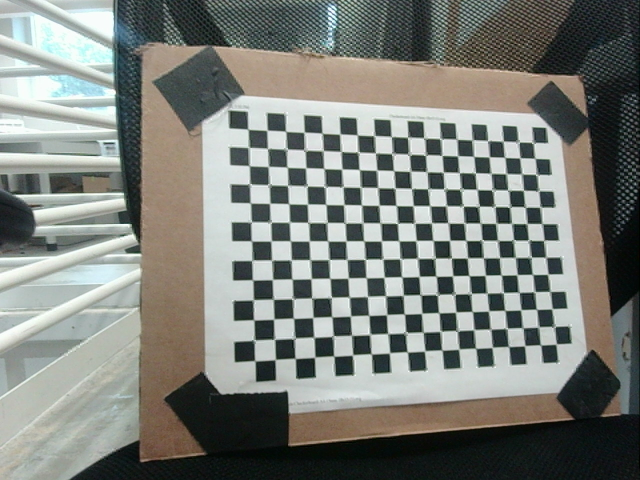
#> input picture blimpVision/calibrate_py/images/left_0.png, 1280 x 960 px (shown at 1/2 size); its folder holds 4 pictures in this run
$ python calibrate.py
#> lines starting #> are read from the running program, lines starting #| are printed output that depends on the picture; after the words box and inside, x2 and y2 are one past the last pixel; in counts of white or black regions, pixels touching at a corner belong together
import numpy as np
import cv2 as cv
import glob
import os

# termination criteria
criteria = (cv.TERM_CRITERIA_EPS + cv.TERM_CRITERIA_MAX_ITER, 30, 0.001)

# prepare object points, like (0,0,0), (1,0,0), (2,0,0) ....,(6,5,0)
objp = np.zeros((18*13,3), np.float32)
objp[:,:2] = np.mgrid[0:13,0:18].T.reshape(-1,2)

# Arrays to store object points and image points from all the images.
objpoints = [] # 3d point in real world space
imgpoints_left = [] # 2d points in left image plane.
imgpoints_right = [] # 2d points in right image plane.

image_dir = "images"
if not os.path.exists(image_dir):
    print(f"Error: {image_dir} directory does not exist")
    exit()

# Read the left and right images from the "images" folder
gray = None
for fname in os.listdir(image_dir):
    if "left" in fname:
        img = cv.imread(os.path.join(image_dir, fname))
#> img is the input picture: shape (960, 1280, 3); mean B, G, R 122, 127.6, 124.5
        gray = cv.cvtColor(img, cv.COLOR_BGR2GRAY)
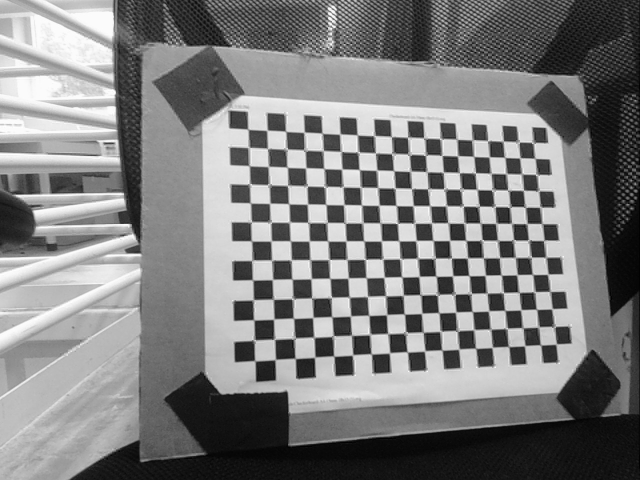
#> gray: shape (960, 1280) (shown at 1/2 size); min 0, max 255, mean 126

        # Find the chess board corners
        ret, corners = cv.findChessboardCorners(gray, (18,13), None)
#> ret = True; corners = 234 rows, first 8: [496.5, 259], [535.9, 260.2], [571.8, 263.6], [606.2, 265.4], [645.5, 266], [681, 269.5], [715, 270.4], [749, 271.5]

        # If found, add object points, image points (after refining them)
        if ret == True:
            objpoints.append(objp)
            corners2 = cv.cornerSubPix(gray,corners, (11,11), (-1,-1), criteria)
#> corners2 = 234 rows, first 8: [496.4, 258.9], [534.5, 261], [571.7, 263.1], [608.7, 265.1], [644.6, 266.9], [680.3, 268.6], [714.8, 270.3], [749.1, 271.6]
            imgpoints_left.append(corners2)

            # Draw and display the corners
            cv.drawChessboardCorners(img, (18,13), corners2, ret)
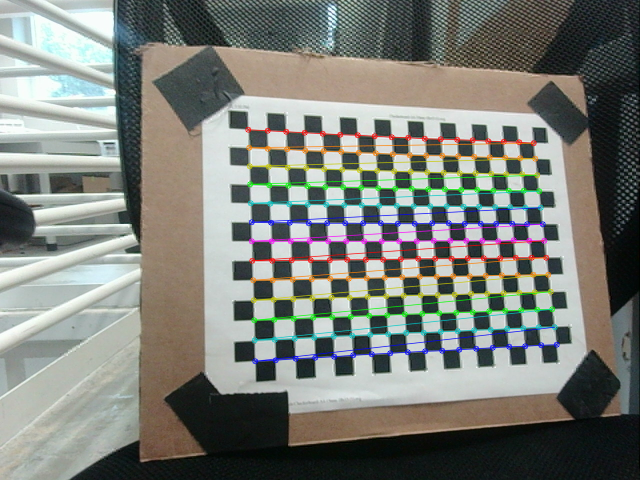
#> img: shape (960, 1280, 3) (shown at 1/2 size); 4.96% of pixels changed, all inside (x1, y1, x2, y2) = (490, 253, 1120, 729)
            cv.imshow('Left Image', img)
            cv.waitKey(500)

    elif "right" in fname:
        img = cv.imread(os.path.join(image_dir, fname))
        gray = cv.cvtColor(img, cv.COLOR_BGR2GRAY)

        # Find the chess board corners
        ret, corners = cv.findChessboardCorners(gray, (18,13), None)

        # If found, add object points, image points (after refining them)
        if ret == True:
            corners2 = cv.cornerSubPix(gray,corners, (11,11), (-1,-1), criteria)
            imgpoints_right.append(corners2)

            # Draw and display the corners
            cv.drawChessboardCorners(img, (18,13), corners2, ret)
            cv.imshow('Right Image', img)
            cv.waitKey(500)
#> pass 2 of the loop `for fname in os.listdir(image_dir):`:
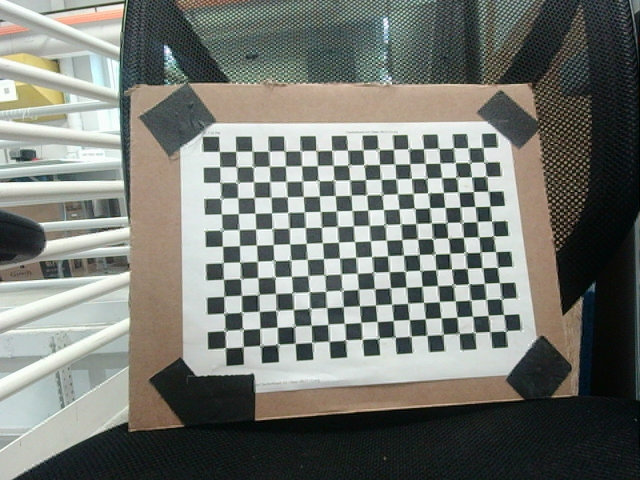
#> input picture blimpVision/calibrate_py/images/left_1.png, 1280 x 960 px (shown at 1/2 size)
#> img is the input picture: shape (960, 1280, 3); mean B, G, R 114.1, 120.2, 117.2
#> `gray = cv.cvtColor(img, cv.COLOR_BGR2GRAY)`:
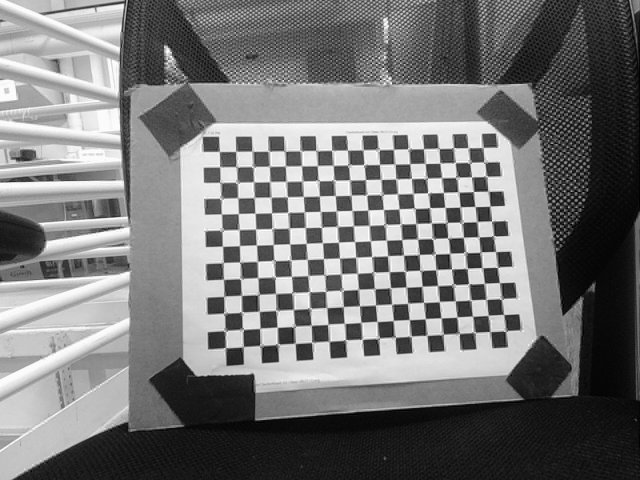
#> gray: shape (960, 1280) (shown at 1/2 size); min 0, max 255, mean 118.6
#> corners = 234 rows, first 8: [439.5, 303.4], [471.5, 303.4], [505.5, 302.5], [536.5, 301.5], [569.5, 302.5], [602, 302.5], [631.1, 301], [663.2, 301.1]
#> corners2 = 234 rows, first 8: [439.2, 303.3], [471.8, 303.1], [504.7, 302.8], [537.8, 303], [569.8, 302.5], [601.6, 302.3], [632.5, 301.6], [663.7, 301.1]
#> `cv.drawChessboardCorners(img, (18,13), corners2, ret)`:
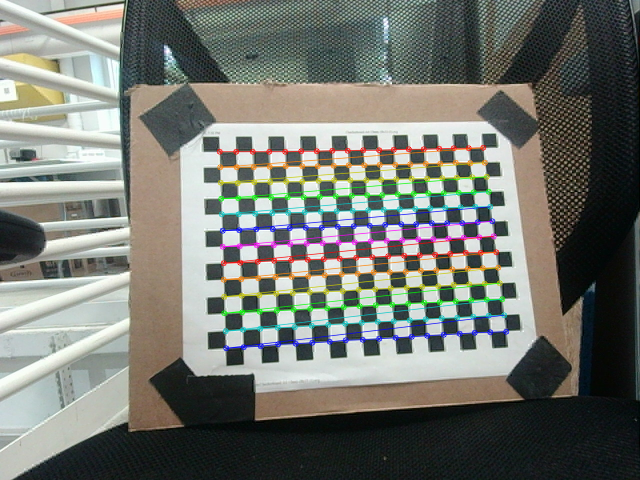
#> img: shape (960, 1280, 3) (shown at 1/2 size); 4.66% of pixels changed, all inside (x1, y1, x2, y2) = (433, 289, 1019, 703)
#> pass 3 of the loop `for fname in os.listdir(image_dir):`:
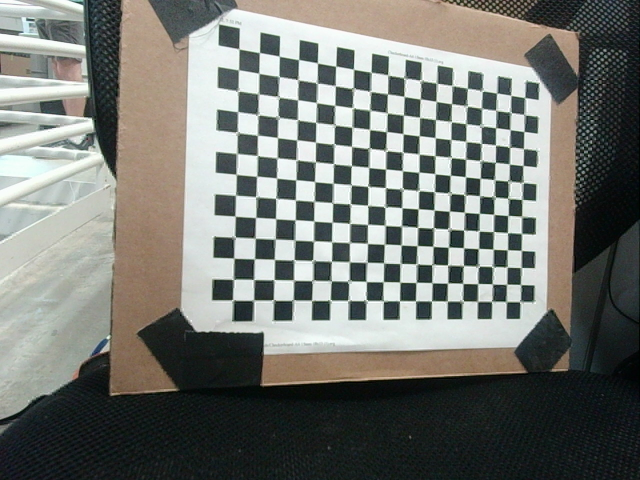
#> input picture blimpVision/calibrate_py/images/left_2.png, 1280 x 960 px (shown at 1/2 size)
#> img is the input picture: shape (960, 1280, 3); mean B, G, R 114.8, 120, 117.7
#> `gray = cv.cvtColor(img, cv.COLOR_BGR2GRAY)`:
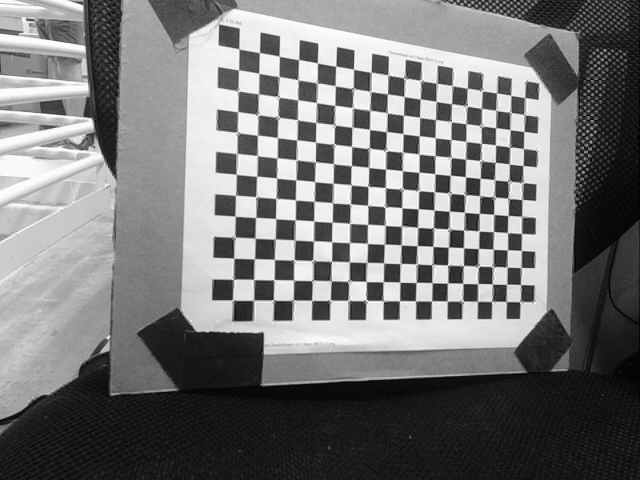
#> gray: shape (960, 1280) (shown at 1/2 size); min 0, max 255, mean 118.7
#> corners = 234 rows, first 8: [479.6, 99.13], [519.7, 105.3], [559.8, 113.6], [597.7, 119.5], [635.6, 128], [671.5, 133], [707.4, 139], [743.9, 145.7]
#> corners2 = 234 rows, first 8: [478.3, 98.34], [519.3, 105.6], [558.8, 112.8], [597.6, 119.6], [635.4, 126.3], [672, 132.7], [707.5, 138.9], [742.7, 145]
#> `cv.drawChessboardCorners(img, (18,13), corners2, ret)`:
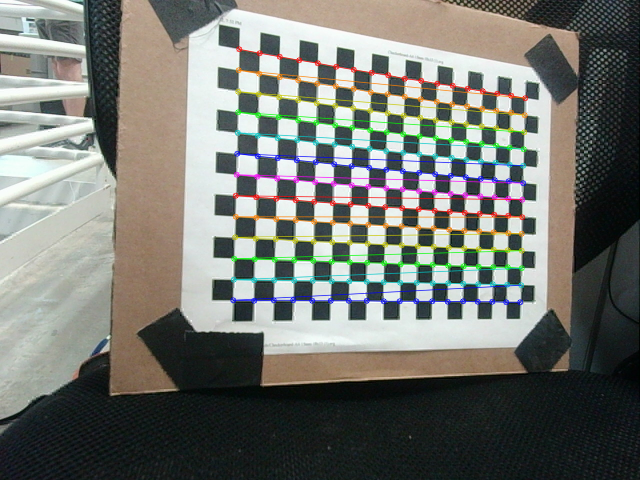
#> img: shape (960, 1280, 3) (shown at 1/2 size); 4.89% of pixels changed, all inside (x1, y1, x2, y2) = (460, 92, 1057, 611)
#> the loop made 4 passes; the first 3 are shown

if gray is None:
    print("Error: no images found")
    exit()

# Calibrate the camera using the left and right image points
#> (the run stopped early here; a loop or call above may not have finished)
